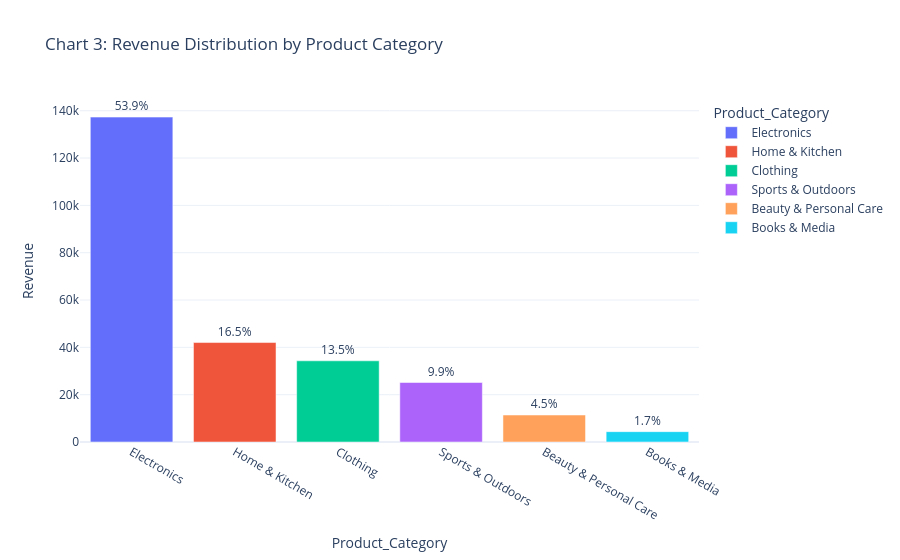

Notebook code cell kept with this figure:
### Code cell
# Chart 3: Category-Wise Sales Analysis
cat_sales = df_clean.groupby('Product_Category').agg(
    Revenue=('Total_Amount', 'sum'),
    Orders=('Order_ID', 'nunique')
).reset_index().sort_values('Revenue', ascending=False)

cat_sales['Revenue_Share'] = (cat_sales['Revenue'] / total_rev) * 100

fig3 = px.bar(
    cat_sales,
    x='Product_Category',
    y='Revenue',
    color='Product_Category',
    title='Chart 3: Revenue Distribution by Product Category',
    text=cat_sales['Revenue_Share'].apply(lambda x: f"{x:.1f}%")
)
fig3.update_traces(textposition='outside')
fig3.update_layout(template='plotly_white')
fig3.show()

### Figure 1 — Plotly figure (JSON) as saved in the notebook; plotly's stock layout.template omitted (floating-point values rounded to 4 significant figures)
{"data": [{"hovertemplate": "Product_Category=%{x}<br>Revenue=%{y}<br>text=%{text}<extra></extra>", "legendgroup": "Electronics", "marker": {"color": "#636efa", "pattern": {"shape": ""}}, "name": "Electronics", "orientation": "v", "showlegend": true, "text": ["53.9%"], "textposition": "outside", "type": "bar", "x": ["Electronics"], "xaxis": "x", "y": [137300.0], "yaxis": "y"}, {"hovertemplate": "Product_Category=%{x}<br>Revenue=%{y}<br>text=%{text}<extra></extra>", "legendgroup": "Home & Kitchen", "marker": {"color": "#EF553B", "pattern": {"shape": ""}}, "name": "Home & Kitchen", "orientation": "v", "showlegend": true, "text": ["16.5%"], "textposition": "outside", "type": "bar", "x": ["Home & Kitchen"], "xaxis": "x", "y": [42030.0], "yaxis": "y"}, {"hovertemplate": "Product_Category=%{x}<br>Revenue=%{y}<br>text=%{text}<extra></extra>", "legendgroup": "Clothing", "marker": {"color": "#00cc96", "pattern": {"shape": ""}}, "name": "Clothing", "orientation": "v", "showlegend": true, "text": ["13.5%"], "textposition": "outside", "type": "bar", "x": ["Clothing"], "xaxis": "x", "y": [34310.0], "yaxis": "y"}, {"hovertemplate": "Product_Category=%{x}<br>Revenue=%{y}<br>text=%{text}<extra></extra>", "legendgroup": "Sports & Outdoors", "marker": {"color": "#ab63fa", "pattern": {"shape": ""}}, "name": "Sports & Outdoors", "orientation": "v", "showlegend": true, "text": ["9.9%"], "textposition": "outside", "type": "bar", "x": ["Sports & Outdoors"], "xaxis": "x", "y": [25150.0], "yaxis": "y"}, {"hovertemplate": "Product_Category=%{x}<br>Revenue=%{y}<br>text=%{text}<extra></extra>", "legendgroup": "Beauty & Personal Care", "marker": {"color": "#FFA15A", "pattern": {"shape": ""}}, "name": "Beauty & Personal Care", "orientation": "v", "showlegend": true, "text": ["4.5%"], "textposition": "outside", "type": "bar", "x": ["Beauty & Personal Care"], "xaxis": "x", "y": [11400.0], "yaxis": "y"}, {"hovertemplate": "Product_Category=%{x}<br>Revenue=%{y}<br>text=%{text}<extra></extra>", "legendgroup": "Books & Media", "marker": {"color": "#19d3f3", "pattern": {"shape": ""}}, "name": "Books & Media", "orientation": "v", "showlegend": true, "text": ["1.7%"], "textposition": "outside", "type": "bar", "x": ["Books & Media"], "xaxis": "x", "y": [4373.0], "yaxis": "y"}], "layout": {"barmode": "relative", "legend": {"title": {"text": "Product_Category"}, "tracegroupgap": 0}, "title": {"text": "Chart 3: Revenue Distribution by Product Category"}, "xaxis": {"anchor": "y", "categoryarray": ["Electronics", "Home & Kitchen", "Clothing", "Sports & Outdoors", "Beauty & Personal Care", "Books & Media"], "categoryorder": "array", "domain": [0.0, 1.0], "title": {"text": "Product_Category"}}, "yaxis": {"anchor": "x", "domain": [0.0, 1.0], "title": {"text": "Revenue"}}}}
